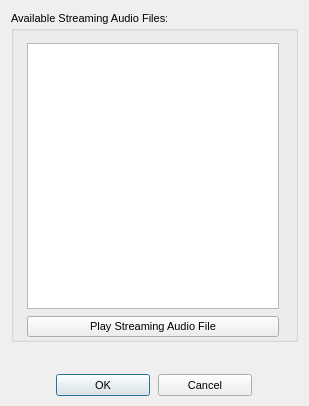
<?xml version="1.0"?>
<ui version="4.0">
  <class>Form</class>
  <widget class="QDialog" name="IDD_DALLAS_STRM_AUDIO_DIALOG">
    <property name="geometry">
      <rect>
        <x>0</x>
        <y>0</y>
        <width>309</width>
        <height>406</height>
      </rect>
    </property>
    <property name="windowTitle">
      <string>Streaming Audio File Prompt</string>
    </property>
    <property name="font">
      <font>
        <family>Liberation Sans</family>
        <pointsize>8</pointsize>
        <bold>false</bold>
        <italic>false</italic>
      </font>
    </property>
    <property name="enabled">
      <bool>true</bool>
    </property>
    <property name="windowFlags">
      <set>Qt::Dialog|Qt::WindowCloseButtonHint</set>
    </property>
    <property name="minimumSize">
      <size>
        <width>309</width>
        <height>406</height>
      </size>
    </property>
    <property name="maximumSize">
      <size>
        <width>309</width>
        <height>406</height>
      </size>
    </property>
    <widget class="QGroupBox" name="IDC_STATIC">
      <property name="geometry">
        <rect>
          <x>11</x>
          <y>11</y>
          <width>287</width>
          <height>331</height>
        </rect>
      </property>
      <property name="title">
        <string>Available Streaming Audio Files:</string>
      </property>
      <property name="visible">
        <bool>true</bool>
      </property>
      <property name="enabled">
        <bool>true</bool>
      </property>
      <property name="flat">
        <bool>false</bool>
      </property>
      <widget class="QListWidget" name="IDC_STRM_AUDIO_LIST">
        <property name="geometry">
          <rect>
            <x>16</x>
            <y>32</y>
            <width>252</width>
            <height>266</height>
          </rect>
        </property>
        <property name="visible">
          <bool>true</bool>
        </property>
        <property name="enabled">
          <bool>true</bool>
        </property>
        <property name="selectionMode">
          <enum>QAbstractItemView::SingleSelection</enum>
        </property>
      </widget>
      <widget class="QPushButton" name="IDC_PLAY_STRM_AUDIO_BUTTON">
        <property name="geometry">
          <rect>
            <x>16</x>
            <y>305</y>
            <width>252</width>
            <height>21</height>
          </rect>
        </property>
        <property name="text">
          <string>Play Streaming Audio File</string>
        </property>
        <property name="visible">
          <bool>true</bool>
        </property>
        <property name="enabled">
          <bool>true</bool>
        </property>
        <property name="default">
          <bool>false</bool>
        </property>
        <property name="autoDefault">
          <bool>false</bool>
        </property>
      </widget>
    </widget>
    <widget class="QPushButton" name="IDOK">
      <property name="geometry">
        <rect>
          <x>56</x>
          <y>374</y>
          <width>94</width>
          <height>22</height>
        </rect>
      </property>
      <property name="text">
        <string>OK</string>
      </property>
      <property name="visible">
        <bool>true</bool>
      </property>
      <property name="enabled">
        <bool>true</bool>
      </property>
      <property name="default">
        <bool>true</bool>
      </property>
      <property name="autoDefault">
        <bool>true</bool>
      </property>
    </widget>
    <widget class="QPushButton" name="IDCANCEL">
      <property name="geometry">
        <rect>
          <x>158</x>
          <y>374</y>
          <width>94</width>
          <height>22</height>
        </rect>
      </property>
      <property name="text">
        <string>Cancel</string>
      </property>
      <property name="visible">
        <bool>true</bool>
      </property>
      <property name="enabled">
        <bool>true</bool>
      </property>
      <property name="default">
        <bool>false</bool>
      </property>
      <property name="autoDefault">
        <bool>false</bool>
      </property>
    </widget>
    <action name="IDD_ORPHANHUNTER">
      <property name="text">
        <string>Orphan Hunter</string>
      </property>
    </action>
    <action name="IDD_REORDER_PAGES">
      <property name="text">
        <string>Reorder Net Pages</string>
      </property>
    </action>
    <action name="IDD_SHOW_ALL_CHECKED_OUT">
      <property name="text">
        <string>Show All Pages Checked Out</string>
      </property>
    </action>
    <action name="IDM_IMPORT_BITMAP">
      <property name="text">
        <string>Bitmap/Animation Converter...</string>
      </property>
    </action>
    <action name="ID_APP_ABOUT">
      <property name="text">
        <string>&amp;About editor...</string>
      </property>
    </action>
    <action name="ID_APP_EXIT">
      <property name="text">
        <string>E&amp;xit</string>
      </property>
      <property name="shortcut">
        <string>Alt+X</string>
      </property>
    </action>
    <action name="ID_BRIEFING_EDITOR">
      <property name="text">
        <string>Briefing Editor...</string>
      </property>
    </action>
    <action name="ID_BUTTON_LIGHTING">
      <property name="text">
        <string>ID_BUTTON_LIGHTING</string>
      </property>
    </action>
    <action name="ID_BUTTON_OUTLINE">
      <property name="text">
        <string>ID_BUTTON_OUTLINE</string>
      </property>
    </action>
    <action name="ID_BUTTON_WINDOWSELECTION">
      <property name="text">
        <string>ID_BUTTON_WINDOWSELECTION</string>
      </property>
    </action>
    <action name="ID_D3HELP">
      <property name="text">
        <string>Help on D3 Editor</string>
      </property>
    </action>
    <action name="ID_EDITORS_AIPROPERTIES">
      <property name="text">
        <string>AI Properties...</string>
      </property>
    </action>
    <action name="ID_EDITORS_AMBIENTSOUNDS">
      <property name="text">
        <string>Ambient Sounds...</string>
      </property>
    </action>
    <action name="ID_EDITORS_DALLAS">
      <property name="text">
        <string>Dallas Graphical Script Editor...</string>
      </property>
    </action>
    <action name="ID_EDITORS_FILES">
      <property name="text">
        <string>Files...</string>
      </property>
    </action>
    <action name="ID_EDITORS_MEGACELLS">
      <property name="text">
        <string>Megacells...</string>
      </property>
    </action>
    <action name="ID_EDIT_ADDSELECT">
      <property name="text">
        <string>Add Current Room to Selected List</string>
      </property>
    </action>
    <action name="ID_EDIT_ATTACH">
      <property name="text">
        <string>&amp;Attach</string>
      </property>
    </action>
    <action name="ID_EDIT_CLEARSELECTED">
      <property name="text">
        <string>Clear Selected List</string>
      </property>
    </action>
    <action name="ID_EDIT_COPY">
      <property name="text">
        <string>&amp;Copy</string>
      </property>
      <property name="shortcut">
        <string>Ctrl+Ins</string>
      </property>
    </action>
    <action name="ID_EDIT_CUT">
      <property name="text">
        <string>Cu&amp;t</string>
      </property>
      <property name="shortcut">
        <string>Shift+Del</string>
      </property>
    </action>
    <action name="ID_EDIT_DELETE">
      <property name="text">
        <string>&amp;Delete</string>
      </property>
    </action>
    <action name="ID_EDIT_LOADSCRAP">
      <property name="text">
        <string>Load Scrap from Disk</string>
      </property>
    </action>
    <action name="ID_EDIT_PASTE">
      <property name="text">
        <string>&amp;Paste</string>
      </property>
      <property name="shortcut">
        <string>Shift+Ins</string>
      </property>
    </action>
    <action name="ID_EDIT_PLACE">
      <property name="text">
        <string>&amp;Place in Mine</string>
      </property>
    </action>
    <action name="ID_EDIT_PLACE_TERRAIN">
      <property name="text">
        <string>&amp;Place on Terrain</string>
      </property>
    </action>
    <action name="ID_EDIT_REMOVESELECT">
      <property name="text">
        <string>Remove Current Room from Selected List</string>
      </property>
    </action>
    <action name="ID_EDIT_SAVESCRAP">
      <property name="text">
        <string>Save Scrap to Disk</string>
      </property>
    </action>
    <action name="ID_EDIT_SELECTATTACHED">
      <property name="text">
        <string>Select All Rooms Attached to Current Room</string>
      </property>
    </action>
    <action name="ID_EDIT_UNDO">
      <property name="text">
        <string>&amp;Undo</string>
      </property>
      <property name="shortcut">
        <string>Alt+Backspace</string>
      </property>
    </action>
    <action name="ID_FILE_AUTOSAVE">
      <property name="text">
        <string>Autosave</string>
      </property>
      <property name="checkable">
        <bool>true</bool>
      </property>
    </action>
    <action name="ID_FILE_CHECKMINE">
      <property name="text">
        <string>&amp;Check Mine</string>
      </property>
    </action>
    <action name="ID_FILE_FIXCRACKS">
      <property name="text">
        <string>Fix Level Cracks</string>
      </property>
    </action>
    <action name="ID_FILE_FIXDEGENERATEFACES">
      <property name="text">
        <string>Fix/Remove Degenerate Faces</string>
      </property>
    </action>
    <action name="ID_FILE_IMPORT_ROOM">
      <property name="text">
        <string>Import 3DSMax Room</string>
      </property>
    </action>
    <action name="ID_FILE_INFORMATION">
      <property name="text">
        <string>&amp;Information</string>
      </property>
      <property name="shortcut">
        <string>Alt+I</string>
      </property>
    </action>
    <action name="ID_FILE_LEAVE_EDITOR">
      <property name="text">
        <string>Go to main menu...</string>
      </property>
    </action>
    <action name="ID_FILE_LEVELPROPS">
      <property name="text">
        <string>Set Selected Room(s) Properties</string>
      </property>
    </action>
    <action name="ID_FILE_LEVEL_INFO">
      <property name="text">
        <string>Edit Level Info...</string>
      </property>
    </action>
    <action name="ID_FILE_MRU_FILE1">
      <property name="text">
        <string>Recent File</string>
      </property>
      <property name="enabled">
        <bool>false</bool>
      </property>
    </action>
    <action name="ID_FILE_NEW">
      <property name="text">
        <string>&amp;New</string>
      </property>
      <property name="shortcut">
        <string>Ctrl+N</string>
      </property>
    </action>
    <action name="ID_FILE_OPEN">
      <property name="text">
        <string>&amp;Open...</string>
      </property>
      <property name="shortcut">
        <string>Ctrl+O</string>
      </property>
    </action>
    <action name="ID_FILE_PLAY640X480">
      <property name="text">
        <string>&amp;Play in 640 x 480</string>
      </property>
      <property name="shortcut">
        <string>Alt+P</string>
      </property>
    </action>
    <action name="ID_FILE_PREFERENCES">
      <property name="text">
        <string>Preferences</string>
      </property>
    </action>
    <action name="ID_FILE_PRINT">
      <property name="text">
        <string>&amp;Print...</string>
      </property>
      <property name="shortcut">
        <string>Ctrl+P</string>
      </property>
    </action>
    <action name="ID_FILE_PRINT_PREVIEW">
      <property name="text">
        <string>Print Pre&amp;view</string>
      </property>
    </action>
    <action name="ID_FILE_PRINT_SETUP">
      <property name="text">
        <string>P&amp;rint Setup...</string>
      </property>
    </action>
    <action name="ID_FILE_REMOVEDUPLICATEFACESFROMCURRENTROOM">
      <property name="text">
        <string>Remove Duplicate Faces from Current Room</string>
      </property>
    </action>
    <action name="ID_FILE_REMOVEEXTRAPOINTS">
      <property name="text">
        <string>Remove Extra Points</string>
      </property>
    </action>
    <action name="ID_FILE_RESTOREGAMESTATE">
      <property name="text">
        <string>Restore Gamestate</string>
      </property>
    </action>
    <action name="ID_FILE_SAVE">
      <property name="text">
        <string>&amp;Save</string>
      </property>
      <property name="shortcut">
        <string>Ctrl+S</string>
      </property>
    </action>
    <action name="ID_FILE_SAVEGOALTEXT">
      <property name="text">
        <string>Save Goal Text to File</string>
      </property>
    </action>
    <action name="ID_FILE_SAVE_AS">
      <property name="text">
        <string>Save &amp;As...</string>
      </property>
    </action>
    <action name="ID_FILE_SAVE_COPY_AS">
      <property name="text">
        <string>Save Copy &amp;As...</string>
      </property>
    </action>
    <action name="ID_FILE_STATS">
      <property name="text">
        <string>Show Level Stats</string>
      </property>
    </action>
    <action name="ID_FILE_UPDATE">
      <property name="text">
        <string>&amp;Update</string>
      </property>
      <property name="shortcut">
        <string>Ctrl+S</string>
      </property>
    </action>
    <action name="ID_FILE_VERIFY_LEVEL">
      <property name="text">
        <string>Verify Level</string>
      </property>
    </action>
    <action name="ID_HOTSPOT_TGA">
      <property name="text">
        <string>HotSpot TGA Extractor...</string>
      </property>
    </action>
    <action name="ID_MINE_VIEW">
      <property name="text">
        <string>Mine View</string>
      </property>
      <property name="shortcut">
        <string>F2</string>
      </property>
    </action>
    <action name="ID_OBJBUTTON">
      <property name="text">
        <string>ID_OBJBUTTON</string>
      </property>
    </action>
    <action name="ID_OBJECT_DELETEOBJECT">
      <property name="text">
        <string>Delete Object</string>
      </property>
      <property name="shortcut">
        <string>Del</string>
      </property>
    </action>
    <action name="ID_OBJECT_MOVEPLAYER">
      <property name="text">
        <string>Move Player 0 to Viewer</string>
      </property>
    </action>
    <action name="ID_OBJECT_PLACECAMERAATCURRENTFACE">
      <property name="text">
        <string>Create New Camera at Current Face</string>
      </property>
    </action>
    <action name="ID_OBJECT_PLACECAMERAATVIEWER">
      <property name="text">
        <string>Create New Camera at Viewer</string>
      </property>
    </action>
    <action name="ID_OBJECT_PLACEOBJECT">
      <property name="text">
        <string>Place Object</string>
      </property>
      <property name="shortcut">
        <string>Ins</string>
      </property>
    </action>
    <action name="ID_OBJECT_PLACESOUNDSOURCEATVIEWER">
      <property name="text">
        <string>Create SoundSource at Viewer</string>
      </property>
    </action>
    <action name="ID_OBJECT_PLACEWAYPOINTATVIEWER">
      <property name="text">
        <string>Place Waypoint at Viewer</string>
      </property>
    </action>
    <action name="ID_OBJECT_SELECTBYNUMBER">
      <property name="text">
        <string>Select Object By Number</string>
      </property>
    </action>
    <action name="ID_OBJECT_SETCAMERAFROMVIEWER">
      <property name="text">
        <string>Move Camera to Viewer</string>
      </property>
    </action>
    <action name="ID_OBJECT_SETVIEWERFROMCAMERA">
      <property name="text">
        <string>Move Viewer to Camera</string>
      </property>
    </action>
    <action name="ID_OSIRISCOMPILE">
      <property name="text">
        <string>ID_OSIRISCOMPILE</string>
      </property>
    </action>
    <action name="ID_REINIT_OPENGL">
      <property name="text">
        <string>ID_REINIT_OPENGL</string>
      </property>
    </action>
    <action name="ID_ROOM_ADD">
      <property name="text">
        <string>&amp;Add Room at Current Face</string>
      </property>
      <property name="shortcut">
        <string>Shift+A</string>
      </property>
    </action>
    <action name="ID_ROOM_ADDVERTTONEWFACE">
      <property name="text">
        <string>Add Vert to New Face</string>
      </property>
      <property name="shortcut">
        <string>Shift+V</string>
      </property>
    </action>
    <action name="ID_ROOM_ATTACHROOM">
      <property name="text">
        <string>Attach Room</string>
      </property>
    </action>
    <action name="ID_ROOM_BUILDBRIDGE">
      <property name="text">
        <string>&amp;Build Bridge</string>
      </property>
    </action>
    <action name="ID_ROOM_BUILDSMOOTHBRIDGE">
      <property name="text">
        <string>Build Smooth Bridge</string>
      </property>
      <property name="shortcut">
        <string>Ctrl+B</string>
      </property>
    </action>
    <action name="ID_ROOM_CLEARCENTERPOINT">
      <property name="text">
        <string>Clear Center Point</string>
      </property>
    </action>
    <action name="ID_ROOM_COMBINE">
      <property name="text">
        <string>Combine Rooms</string>
      </property>
    </action>
    <action name="ID_ROOM_DELETE">
      <property name="text">
        <string>Delete Current Room</string>
      </property>
    </action>
    <action name="ID_ROOM_DELETECONNECTEDFACES">
      <property name="text">
        <string>Delete Connected Faces</string>
      </property>
    </action>
    <action name="ID_ROOM_DELETEFACE">
      <property name="text">
        <string>Delete Current Face</string>
      </property>
    </action>
    <action name="ID_ROOM_DELETEPORTAL">
      <property name="text">
        <string>Delete Current Portal</string>
      </property>
    </action>
    <action name="ID_ROOM_DELETEVERT">
      <property name="text">
        <string>Delete Current Vert From Face</string>
      </property>
    </action>
    <action name="ID_ROOM_DROPROOM">
      <property name="text">
        <string>Drop Room</string>
      </property>
    </action>
    <action name="ID_ROOM_FACE_ADDVERTTOEDGE">
      <property name="text">
        <string>Add Vert To Edge</string>
      </property>
    </action>
    <action name="ID_ROOM_FACE_DELETEVERTONEDGE">
      <property name="text">
        <string>Delete Vert on Edge</string>
      </property>
    </action>
    <action name="ID_ROOM_FACE_MOVEVERTONEDGE">
      <property name="text">
        <string>Move Vert on Edge</string>
      </property>
    </action>
    <action name="ID_ROOM_FACE_SPLITFACE">
      <property name="text">
        <string>Split Face</string>
      </property>
    </action>
    <action name="ID_ROOM_FINISHNEWFACE">
      <property name="text">
        <string>Add Last Point to New Face (Finish Face)</string>
      </property>
    </action>
    <action name="ID_ROOM_GRABTEXTURE">
      <property name="text">
        <string>Grab Texture</string>
      </property>
      <property name="shortcut">
        <string>G</string>
      </property>
    </action>
    <action name="ID_ROOM_JOINROOMS">
      <property name="text">
        <string>Join Rooms</string>
      </property>
    </action>
    <action name="ID_ROOM_JOINROOMSEXACT">
      <property name="text">
        <string>Join Rooms Exact</string>
      </property>
    </action>
    <action name="ID_ROOM_JOIN_ADJACENT_FACES">
      <property name="text">
        <string>Join Adjacent Faces</string>
      </property>
    </action>
    <action name="ID_ROOM_LINKTONEWEXTERNAL">
      <property name="text">
        <string>Link Room to New External Room</string>
      </property>
    </action>
    <action name="ID_ROOM_MARK">
      <property name="text">
        <string>&amp;Mark Room/Face</string>
      </property>
      <property name="shortcut">
        <string>Ctrl+M</string>
      </property>
    </action>
    <action name="ID_ROOM_MERGEOBJECTINTOROOM">
      <property name="text">
        <string>Merge Object into Room</string>
      </property>
    </action>
    <action name="ID_ROOM_NEXTFACE">
      <property name="text">
        <string>Next Face</string>
      </property>
      <property name="shortcut">
        <string>F</string>
      </property>
    </action>
    <action name="ID_ROOM_PLACEROOM">
      <property name="text">
        <string>Place Room at Current Room</string>
      </property>
    </action>
    <action name="ID_ROOM_PLACETERRAINROOM">
      <property name="text">
        <string>Place Room at Current Terrain Cell</string>
      </property>
    </action>
    <action name="ID_ROOM_PREVIOUSFACE">
      <property name="text">
        <string>Previous Face</string>
      </property>
      <property name="shortcut">
        <string>Shift+F</string>
      </property>
    </action>
    <action name="ID_ROOM_PROPAGATETOADJACENTCOPLANARFACES">
      <property name="text">
        <string>Propagate to Adjacent Coplanar Faces</string>
      </property>
      <property name="shortcut">
        <string>Ctrl+F</string>
      </property>
    </action>
    <action name="ID_ROOM_PROPAGATETOALL">
      <property name="text">
        <string>Propagate to All Faces in Room</string>
      </property>
      <property name="shortcut">
        <string>Shift+R</string>
      </property>
    </action>
    <action name="ID_ROOM_RENAMEROOM">
      <property name="text">
        <string>Rename Room</string>
      </property>
      <property name="shortcut">
        <string>Ctrl+R</string>
      </property>
    </action>
    <action name="ID_ROOM_ROTATEPLACEDROOM45DEGREES">
      <property name="text">
        <string>Rotate Placed Room 45 Degrees</string>
      </property>
    </action>
    <action name="ID_ROOM_SAVECURRENTROOM">
      <property name="text">
        <string>Save Current Room</string>
      </property>
    </action>
    <action name="ID_ROOM_SELECTBYNUMBER">
      <property name="text">
        <string>Select Room by Number</string>
      </property>
    </action>
    <action name="ID_ROOM_SELECTFACEBYNUMBER">
      <property name="text">
        <string>Select Face by Number</string>
      </property>
    </action>
    <action name="ID_ROOM_SETCENTERFROMVIEWER">
      <property name="text">
        <string>Set Room Center from Viewer</string>
      </property>
    </action>
    <action name="ID_ROOM_SNAPPLACEDROOM">
      <property name="text">
        <string>Snap Placed Room</string>
      </property>
    </action>
    <action name="ID_ROOM_SNAPPOINTTOEDGE">
      <property name="text">
        <string>Snap Point to Edge</string>
      </property>
    </action>
    <action name="ID_ROOM_SNAPPOINTTOFACE">
      <property name="text">
        <string>Snap Point to Face</string>
      </property>
    </action>
    <action name="ID_ROOM_SNAPPOINTTOPOINT">
      <property name="text">
        <string>Snap Point to Point</string>
      </property>
    </action>
    <action name="ID_ROOM_SPLITFACE">
      <property name="text">
        <string>Triangulate face</string>
      </property>
    </action>
    <action name="ID_ROOM_STARTNEWFACE">
      <property name="text">
        <string>Add First Point to New Face (Start Face)</string>
      </property>
    </action>
    <action name="ID_ROOM_SWAPMAKEDANDCURRENTROOMFACE">
      <property name="text">
        <string>Swap Marked and Current Room/Face</string>
      </property>
    </action>
    <action name="ID_ROOM_UNDOSNAP">
      <property name="text">
        <string>Undo Snap</string>
      </property>
    </action>
    <action name="ID_ROOM_UNPLACEROOM">
      <property name="text">
        <string>Un-place Room/Group/Door</string>
      </property>
    </action>
    <action name="ID_ROOM_VIEW">
      <property name="text">
        <string>Room View</string>
      </property>
      <property name="shortcut">
        <string>F4</string>
      </property>
    </action>
    <action name="ID_SCRIPT_LEVEL_INTERFACE">
      <property name="text">
        <string>Levels and Scripts...</string>
      </property>
    </action>
    <action name="ID_SUBEDITORS_FONT">
      <property name="text">
        <string>Font Editor...</string>
      </property>
    </action>
    <action name="ID_SUBEDITORS_HOGMAKER">
      <property name="text">
        <string>Hog Maker...</string>
      </property>
    </action>
    <action name="ID_SUBEDITORS_TABLEFILEEDIT">
      <property name="text">
        <string>Table File Text Editor...</string>
      </property>
    </action>
    <action name="ID_SUBEDITORS_TABLEFILEFILTER">
      <property name="text">
        <string>Table File Filter...</string>
      </property>
    </action>
    <action name="ID_TABLEEDIT_FILE_EXIT">
      <property name="text">
        <string>&amp;Exit</string>
      </property>
    </action>
    <action name="ID_TABLEEDIT_FILE_LOAD">
      <property name="text">
        <string>&amp;Load...</string>
      </property>
    </action>
    <action name="ID_TABLEEDIT_FILE_SAVE">
      <property name="text">
        <string>&amp;Save</string>
      </property>
    </action>
    <action name="ID_TABLEEDIT_FILE_SAVE_AS">
      <property name="text">
        <string>S&amp;ave as...</string>
      </property>
    </action>
    <action name="ID_TABLEFILTER_FILE_EXIT">
      <property name="text">
        <string>Exit</string>
      </property>
    </action>
    <action name="ID_TABLEFILTER_FILE_LOAD">
      <property name="text">
        <string>Load...</string>
      </property>
    </action>
    <action name="ID_TABLEFILTER_FILE_NEW">
      <property name="text">
        <string>New</string>
      </property>
    </action>
    <action name="ID_TABLEFILTER_FILE_SAVE">
      <property name="text">
        <string>Save</string>
      </property>
    </action>
    <action name="ID_TABLEFILTER_FILE_SAVEAS">
      <property name="text">
        <string>Save as...</string>
      </property>
    </action>
    <action name="ID_TERRAIN_VIEW">
      <property name="text">
        <string>Terrain View</string>
      </property>
      <property name="shortcut">
        <string>F3</string>
      </property>
    </action>
    <action name="ID_TEST_TEST1">
      <property name="text">
        <string>Test function 1</string>
      </property>
    </action>
    <action name="ID_TEST_TEST2">
      <property name="text">
        <string>Test function 2</string>
      </property>
    </action>
    <action name="ID_TEST_TEST3">
      <property name="text">
        <string>Test function 3</string>
      </property>
    </action>
    <action name="ID_TOOLS_WORLD_OBJECTS_BUILDINGS">
      <property name="text">
        <string>Buildings...</string>
      </property>
    </action>
    <action name="ID_TOOLS_WORLD_OBJECTS_CLUTTER">
      <property name="text">
        <string>Clutter...</string>
      </property>
    </action>
    <action name="ID_TOOLS_WORLD_OBJECTS_DOOR">
      <property name="text">
        <string>Doors...</string>
      </property>
    </action>
    <action name="ID_TOOLS_WORLD_OBJECTS_LIGHTS">
      <property name="text">
        <string>Lights...</string>
      </property>
    </action>
    <action name="ID_TOOLS_WORLD_OBJECTS_PLAYER">
      <property name="text">
        <string>Player Ships...</string>
      </property>
    </action>
    <action name="ID_TOOLS_WORLD_OBJECTS_POWERUPS">
      <property name="text">
        <string>Powerups...</string>
      </property>
    </action>
    <action name="ID_TOOLS_WORLD_OBJECTS_ROBOTS">
      <property name="text">
        <string>Robots...</string>
      </property>
    </action>
    <action name="ID_TOOLS_WORLD_OBJECTS_SOUND">
      <property name="text">
        <string>Sounds...</string>
      </property>
    </action>
    <action name="ID_TOOLS_WORLD_TEXTURES">
      <property name="text">
        <string>Textures...</string>
      </property>
    </action>
    <action name="ID_TOOLS_WORLD_WEAPONS">
      <property name="text">
        <string>Weapons...</string>
      </property>
    </action>
    <action name="ID_VIEW_CENTERONCUBE">
      <property name="text">
        <string>Center on Current &amp;Room</string>
      </property>
      <property name="shortcut">
        <string>Home</string>
      </property>
    </action>
    <action name="ID_VIEW_CENTERONMINE">
      <property name="text">
        <string>Center on &amp;Mine Origin</string>
      </property>
    </action>
    <action name="ID_VIEW_CENTERONOBJECT">
      <property name="text">
        <string>Center on Current &amp;Object</string>
      </property>
    </action>
    <action name="ID_VIEW_DELETEVIEWER">
      <property name="text">
        <string>Delete Viewer</string>
      </property>
    </action>
    <action name="ID_VIEW_FLIP">
      <property name="text">
        <string>Flip Viewer</string>
      </property>
      <property name="shortcut">
        <string>/</string>
      </property>
    </action>
    <action name="ID_VIEW_KEYPAD_TOGGLE">
      <property name="text">
        <string>Keypad</string>
      </property>
      <property name="shortcut">
        <string>F10</string>
      </property>
    </action>
    <action name="ID_VIEW_MOVECAMERATOCURRENTOBJECT">
      <property name="text">
        <string>Move camera to Current Object</string>
      </property>
    </action>
    <action name="ID_VIEW_MOVECAMERATOSELECTEDFACE">
      <property name="text">
        <string>Move camera to &amp;Current Face</string>
      </property>
      <property name="shortcut">
        <string>Shift+C</string>
      </property>
    </action>
    <action name="ID_VIEW_MOVECAMERATOSELECTEDROOM">
      <property name="text">
        <string>Move camera to &amp;Current Room</string>
      </property>
      <property name="shortcut">
        <string>C</string>
      </property>
    </action>
    <action name="ID_VIEW_NEWVIEWER">
      <property name="text">
        <string>New Viewer</string>
      </property>
    </action>
    <action name="ID_VIEW_NEXTVIEWER">
      <property name="text">
        <string>Next Viewer</string>
      </property>
    </action>
    <action name="ID_VIEW_RESETVIEWRADIUS">
      <property name="text">
        <string>Reset View Radius</string>
      </property>
    </action>
    <action name="ID_VIEW_SHOWOBJECTSINWIREFRAMEVIEW">
      <property name="text">
        <string>Show objects in Wireframe view</string>
      </property>
    </action>
    <action name="ID_VIEW_SHOWVIEWERFORWARDVECTOR">
      <property name="text">
        <string>Show Viewer Forward Vector</string>
      </property>
    </action>
    <action name="ID_VIEW_STATUS_BAR">
      <property name="text">
        <string>&amp;Status Bar</string>
      </property>
    </action>
    <action name="ID_VIEW_TEXTUREMINE">
      <property name="text">
        <string>Te&amp;xtured view</string>
      </property>
    </action>
    <action name="ID_VIEW_TOOLBAR">
      <property name="text">
        <string>&amp;Toolbar</string>
      </property>
    </action>
    <action name="ID_VIEW_VIEWPROP">
      <property name="text">
        <string>Display Viewer Properties</string>
      </property>
    </action>
    <action name="ID_VIEW_WIREFRAMEMINE">
      <property name="text">
        <string>&amp;Wireframe view</string>
      </property>
    </action>
    <action name="ID_WINDOW_CASCADE">
      <property name="text">
        <string>&amp;Cascade</string>
      </property>
    </action>
    <action name="ID_WINDOW_TILE">
      <property name="text">
        <string>&amp;Tile</string>
      </property>
    </action>
    <action name="ID_ZBUTTON">
      <property name="text">
        <string>ID_ZBUTTON</string>
      </property>
    </action>
  </widget>
</ui>
